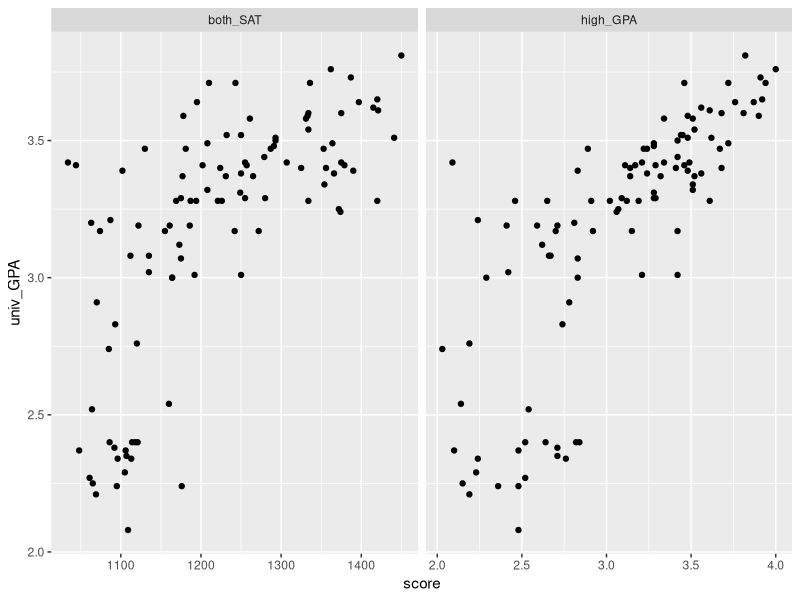
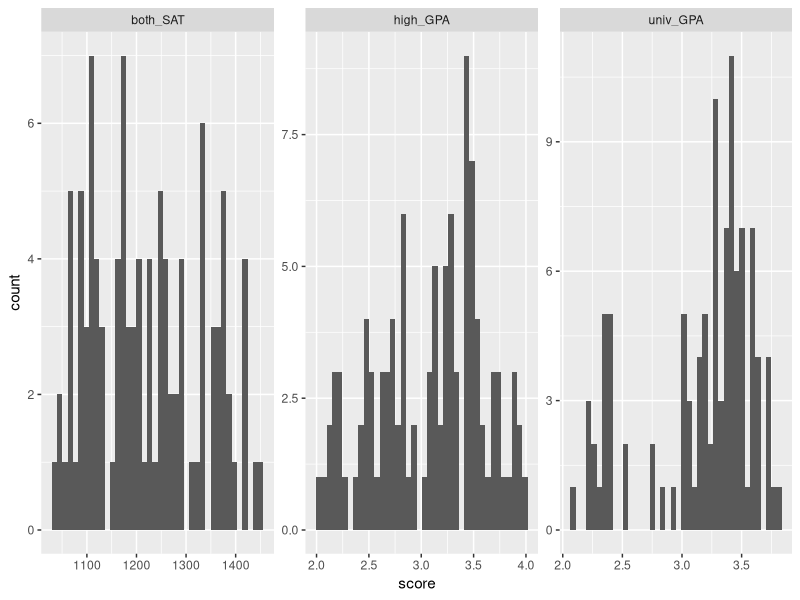
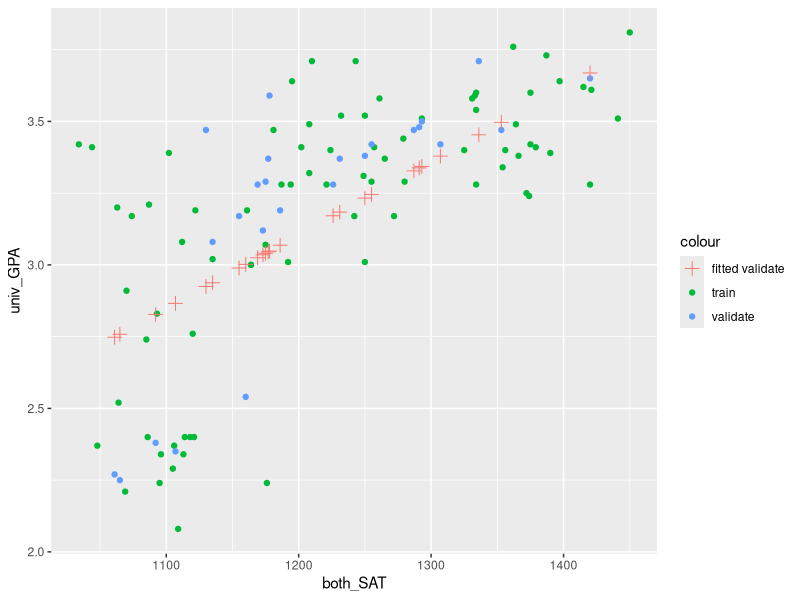

Here is the R script that generated these plots, in order:
## ---- chunk 1
library(tidyverse)
library(readxl)
library(broom)
library(modelr)
library(rsample)
## ---- chunk 2
## TODO:
df_sat <- read_xls("data/sat.xls")

## TODO: Do your "first checks"
df_sat %>% 
  summary()
## ---- chunk 3
## NOTE: No need to edit this
df_composite <-
  df_sat %>%
  mutate(both_SAT = math_SAT + verb_SAT)

df_composite
## ---- chunk 4
df_composite %>% 
  pivot_longer(
    cols = c(high_GPA, both_SAT),
    names_to = "variables",
    values_to = "score"
  ) %>% 
  ggplot(aes(score, univ_GPA)) +
  geom_point() +
  facet_wrap(.~variables, scales = 'free_x')
## ---- chunk 5
df_composite %>% 
  pivot_longer(
    cols = c(both_SAT, high_GPA, univ_GPA),
    names_to = "variable",
    values_to = "score"
  ) %>% 
  ggplot() + 
  geom_histogram(aes(score), bins = 40) + 
  facet_wrap(.~variable, scale = 'free')
## ---- chunk 6
## TODO: Use the function cor.test() to test the correlations between
##       high_GPA and univ_GPA, as well as between
##       both_SAT and univ_GPA
x <- df_composite %>% pull(high_GPA)
y <- df_composite %>% pull(univ_GPA)

high_univ_GPA <- cor.test(x, y) %>% tidy()

x <- df_composite %>% pull(both_SAT)
y <- df_composite %>% pull(univ_GPA)

SAT_univ_GPA <- cor.test(x, y) %>% tidy()


cbind(as.data.frame(t(high_univ_GPA)), as.data.frame(t(SAT_univ_GPA))) %>% 
  rename(c(high_univ_GPA = 1, SAT_univ_GPA = 2))
## ---- chunk 7
## TODO: Use the bootstrap to compute a confidence interval for corr[high_GPA, univ_GPA]
df_high_univ_GPA_corr <- 
  df_composite %>% 
  bootstraps(., times = 1000) 

boot_splits <- df_high_univ_GPA_corr %>% mutate(estimates = map(splits, ~analysis(.x)))

cor_tests <- boot_splits[['estimates']] %>% 
  map(
    ., 
    ~ cor.test(.x$high_GPA, .x$univ_GPA) %>% 
      tidy() %>% 
      .[c('estimate', 'conf.low', 'conf.high')]
    )

cor_coef <- map_dbl(cor_tests, ~.x[['estimate']])

conf_interval_lo <- map_dbl(cor_tests, ~.x[['conf.low']])

conf_interval_hi <- map_dbl(cor_tests, ~.x[['conf.high']])

tibble(
  cor_coef = mean(cor_coef),
  lo = mean(conf_interval_lo),
  hi = mean(conf_interval_hi)
)

## ---- chunk 8
## NOTE: No need to edit
set.seed(101)

df_train <-
  df_composite %>%
  rowid_to_column() %>%
  slice_sample(n = 80)

df_validate <-
  df_composite %>%
  rowid_to_column() %>%
  anti_join(
    .,
    df_train,
    by = "rowid"
  )
## ---- chunk 9
## TODO: Fit a model of univ_GPA on the predictor both_SAT
fit_basic <- 
  lm(
    data = df_train,
    formula = univ_GPA ~ both_SAT
  )

## NOTE: The following computes confidence intervals on regression coefficients
fit_basic %>%
  tidy(
    conf.int = TRUE,
    conf.level = 0.99
  )
mse(fit_basic, df_validate)

new <- df_validate %>% select(both_SAT)

ggplot(df_train, aes(both_SAT, univ_GPA)) +
  geom_point(aes(color = "train")) +
  geom_point(data = df_validate, aes(color = "validate")) +
  geom_point(data = df_validate, aes(x = both_SAT, y = predict(fit_basic, new), color = "fitted validate"), shape = 3, size = 3)
## ---- chunk 10
## TODO: Fit and assess models with predictors both_SAT + high_GPA, and high_GPA alone

fit_high_GPA <- 
  lm(
    data = df_train,
    formula = univ_GPA ~ high_GPA
  )
fit_high_GPA %>% 
  tidy(
    conf.int = TRUE,
    conf.level = 0.99
  )

fit_composite <- 
  lm(
    data = df_train,
    formula = univ_GPA ~ both_SAT + high_GPA
  )

fit_composite %>% 
  tidy(
    conf.int = TRUE,
    conf.level = 0.99
  )

mse(fit_basic, df_validate)
mse(fit_high_GPA, df_validate)
mse(fit_composite, df_validate)
